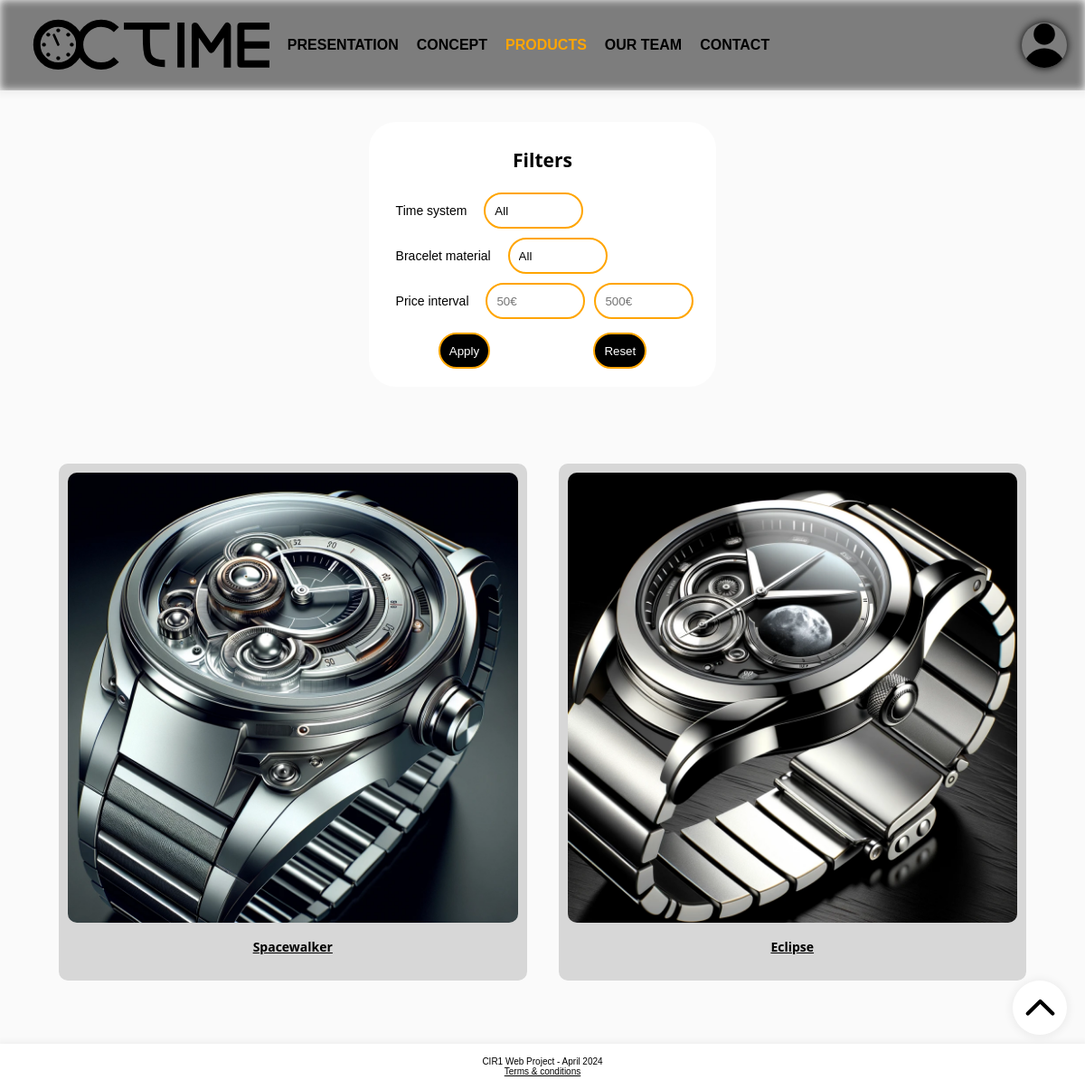
Screenshot of /pages/products.php with the database file from the repository.
### tables this page shows
CREATE TABLE `watches` (
  `name` varchar(255) DEFAULT NULL,
  `description_fr` text DEFAULT NULL,
  `description_en` text DEFAULT NULL,
  `timeType` char(1) DEFAULT NULL,
  `braceletType` char(1) DEFAULT NULL,
  `price` float DEFAULT NULL,
  `id` int(11) NOT NULL
);

### pages/products.php (the view, shortened to what this page needs)
<!DOCTYPE html>
<html lang="fr">
<head>
    <?php
    require_once ($_SERVER['DOCUMENT_ROOT'] . '/util/common.php');
    require_once ($_SERVER['DOCUMENT_ROOT'] . '/util/connection.php');
    getPageHead(_('Products'), 'products');
    $params = [];
    $timeType = $braceletType = $minPrice = $maxPrice = "";
    $req = "SELECT * FROM watches WHERE 1=1";
    ?>
</head>
<body>
    <?php
    getPageHeader('products', $userInfo);
    ?>
    <main>
        <form class="filters" method="get">
            <h3><?= _('Filters') ?></h3>
            <div>
                <label for="timeType"><?= _('Time system') ?></label>
                <select name="timeType" id="hsystem">
                    <option value='' <?= $timeType == "" ? " selected" : '' ?>><?= _('All') ?></option>
                </select>
            </div>
            <div>
                <label for="braceletType"><?= _('Bracelet material') ?></label>
                <select name="braceletType" id="wrist">
                    <option value='' <?= $braceletType == "" ? " selected" : '' ?>><?= _('All') ?></option>
                </select>
            </div>
            <div>
                <label><?= _('Price interval') ?></label>
                <?php
                echo "<input name='minPrice' type='number' placeholder='50€' value='$minPrice'>"
                    . "<input name='maxPrice' type='number' placeholder='500€' value='$maxPrice'>";
                ?>
            </div>
            <div class="container-horizontal center">
                <input type="submit" name="filter" value="<?= _('Apply') ?>">
                <input type="submit" name="reset" value="<?= _('Reset') ?>">
            </div>
        </form>
        <section class="products">
            <?php
            $watches = $connection->prepare($req);
            $watches->execute($params);
            foreach ($watches->fetchAll(PDO::FETCH_ASSOC) as $watch) {
                $wID = $watch['id'];
                $wName = $watch['name'];
                ?>
                <a href='/products/watch?id=<?= $wID ?>'>
                    <img src="/images/watch/montre_<?= $wID ?>.png">
                    <h4><?= $wName ?></h4>
                </a>
            <?php }
            ?>
        </section>
    </main>
    <?php
    getPageTopButton();
    getPageFooter();
    ?>
</body>
</html>

### util/common.php (shortened to what this page needs)
<?php
function getPageHeader($pageName = '', $uInfo = null)
{
    ?>
    <header>
        <a id="logo-header" href="/" title="<?= _('Homepage') ?>">
            <picture class="img-theme">
                <source srcset="/images/logo.svg" media="(min-width:992px)">
                <img src="/images/logo_short.svg">
            </picture>
        </a>
        <nav id="nav">
            <a href="/history" <?= $pageName == 'history' ? 'style="color: var(--theme-accent-color);"' : '' ?> > <?= _('Presentation') ?></a>
            <a href="/concept" <?= $pageName == 'concept' ? 'style="color: var(--theme-accent-color);"' : '' ?> > <?= _('Concept') ?></a>
            <a href="/products" <?= $pageName == 'products' ? 'style="color: var(--theme-accent-color);"' : '' ?> ><?= _('Products') ?></a>
            <a href="/team" <?= $pageName == 'team' ? 'style="color: var(--theme-accent-color);"' : '' ?> > <?= _('Our team') ?></a>
            <a href="/contact" <?= $pageName == 'contact' ? 'style="color: var(--theme-accent-color);"' : '' ?> > <?= _('Contact') ?></a>
        </nav>
        <a id="login" class="center container-vertical" title="<?= isset($uInfo) ? _('Your account') . '" href="/account"' : _('Log in') . '" href="/login"' ?>"><img id="pfp" src="/images/<?= isset($uInfo) ? ('pfp/' . $uInfo['id'] . '.' . $uInfo['pfp_extension']) : 'login.svg" class="img-theme' ?>" ></a>
    </header>
    <?php
}
function getPageFooter()
{
    ?>
    <footer>
        <?= _('CIR1 Web Project - April 2024') ?>
        <a href="/conditions"><?= _('Terms & conditions') ?></a>
    </footer>
    <?php
}
function getPageTopButton()
{
    echo '<a id="up" href="#"><img src="/images/arrow.svg"></a>';
}
function getPageHead(string $title, string|null $cssFileName = '')
{
    ?>
    <link rel="stylesheet" href="/css/main.css">
    <?php
    if ($cssFileName)
        echo '<link rel="stylesheet" href="/css/' . $cssFileName . '.css">';
}

### css/main.css (style rules this page uses)
:root { --footer-height: 50px; --main-theme-color: white; --secondary-theme-color: rgb(250, 250, 250); --tertiary-theme-color: rgb(215, 215, 215); --text-theme-color: black; --theme-box-shadow: 0 1px 8px 3px rgba(0, 0, 0, 0.0509803922); --theme-accent-color: orange; --glasspane-filter-size: 5px; --breakpoint-xs: 0; --breakpoint-sm: 576px; --breakpoint-md: 768px; --breakpoint-lg: 992px; --breakpoint-xl: 1200px; font-size: min(14px, 2.5vw); }
* { font-family:'Trebuchet MS', 'Lucida Sans Unicode', 'Lucida Grande', 'Lucida Sans', Arial, sans-serif; margin: 0; padding: 0; color: var(--text-theme-color); transition: all .5s; scroll-behavior: smooth; }
body { display: block; box-sizing: border-box; min-height: 100vh; position: relative; background-color: var(--secondary-theme-color); color: var(--text-theme-color); padding-bottom: calc(var(--footer-height) + 10px); }
h1, h2, h3, h4, h5, h6 { text-align: center; margin: 1.25rem; text-indent: 0; font-family:'Segoe UI', Tahoma, Geneva, Verdana, sans-serif; }
h3 { font-size: 1.5rem; }
header + * { margin-top: 0 !important; }
header { --height:100vh; width: 100%; height: 100px; display: flex; flex-direction: row; align-items: center; position: sticky; top: 0; z-index: 1000; }
header > * { z-index: 10; }
header::after { position: absolute; content: ''; top: 0; height: 100px; z-index: 9; left: 0; right: 0; transition: all .5s ease-in-out; pointer-events: none; backdrop-filter: blur(var(--glasspane-filter-size)) brightness(50%); box-shadow: var(--theme-box-shadow); }
footer { position: absolute; bottom: 0; bottom: 0px; width: 100%; height: var(--footer-height); box-sizing: border-box; font-size: x-small; display: flex; flex-direction: column; align-items: center; justify-content: center; padding: 10px; background-color: var(--main-theme-color); box-shadow: var(--theme-box-shadow) }
section, main { display: flex; flex-direction: column; align-items: center; position: relative; margin: 25px 0; padding: 0 7.5%; gap: 15px; }
#logo-header { display: inline-block; margin: 10px; margin-left: 5%; }
#logo-header img { height: max(min(7vh, 5vw), 50px); }
nav { position: absolute; left: 0; right: 0; top: 99%; text-transform: uppercase; font-size: medium; font-weight: bold; display: flex; flex-direction: column; align-items: center; z-index: 10; overflow-y: hidden; pointer-events: none; max-height: 0; transition: all .5s ease-in-out; }
nav a { position: relative; text-decoration: none; height: 50px; vertical-align: middle; line-height: 50px; z-index: 10; pointer-events: all; }
nav a::after { position: absolute; content: ''; background-color: var(--theme-accent-color); height: 2px; bottom: 9px; left: 55%; right: 55%; transition: all .6s cubic-bezier(0.075, 0.82, 0.165, 1); }
#login, #cart { position: absolute; top: 50%; transform: translateY(-50%); right: 20px; border-radius: 50%; transition: all .3s; height: fit-content; box-shadow: 0 0 10px var(--text-theme-color); }
#login > img { width: 50px; height: 50px; border-radius: inherit; }
#up { position: fixed; bottom: calc(var(--footer-height) + 10px); right: 20px; display: flex; align-items: center; justify-content: center; width: 7.5vh; height: 7.5vh; border-radius: 5vh; background-color: var(--main-theme-color); box-shadow: var(--theme-box-shadow); z-index: 15; }
#up>img { filter: invert(); width: 55%; rotate: 180deg; }
a { color: var(--text-theme-color); transition: color .3s; text-decoration: underline; cursor: pointer; }
button, input, textarea, select, option { background-color: var(--main-theme-color); }
.container-horizontal { display: flex; flex-direction: row; }
.container-vertical { display: flex; flex-direction: column; }
.center { justify-content: center; align-items: center; }
input[type="submit"], input[type="button"] { background-color: black; color: white; border: 2px solid var(--theme-accent-color); padding: 0 2vh; cursor: pointer; box-sizing: content-box; margin:auto; width: max-content; border-radius: 5px; height: 5vh; text-align: center; }
@media (min-width:768px) { nav { display: flex; position: initial; height: 100px; max-height: fit-content; justify-content: end; flex-direction: row; transition: none; margin-bottom: 0 !important; backdrop-filter: none; box-shadow: none; overflow: hidden; } }
@media (min-width:768px) { nav a { margin: 0 10px; } }
@media (min-width:768px) { #logo-header { margin-left: 3%; } }

### rows the page displays
watches: shows a picture, name "Spacewalker"
watches: shows a picture, name "Eclipse"

### other values shown
_('Presentation') "PRESENTATION"
_('Concept') "CONCEPT"
_('Products') "PRODUCTS"
_('Our team') "OUR TEAM"
_('Contact') "CONTACT"
_('Filters') "Filters"
_('Time system') "Time system"
_('Bracelet material') "Bracelet material"
_('Price interval') "Price interval"
_('CIR1 Web Project - April 2024') "CIR1 Web Project - April 2024"
_('Terms & conditions') "Terms & conditions"
form field timeType "All"
form field braceletType "All"
